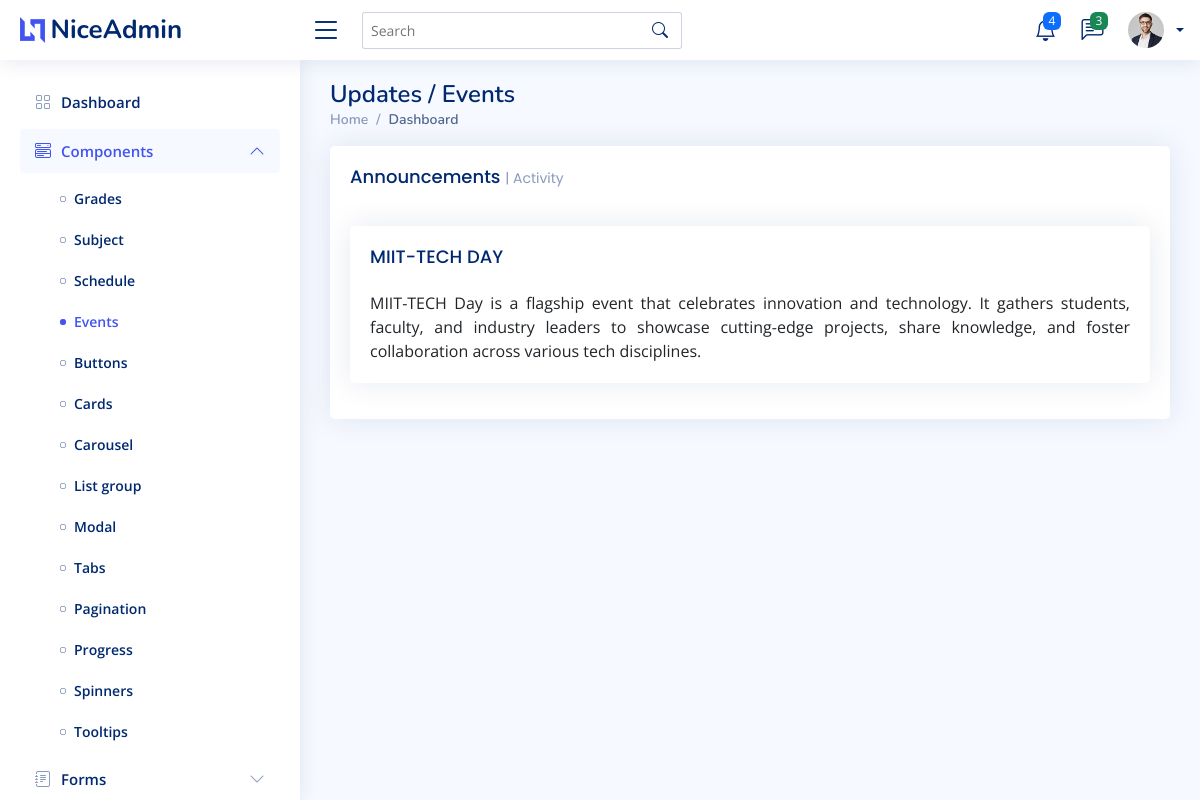
/Event.php, run on the app's committed database.
### tables this page shows
CREATE TABLE `events` (
  `id` int(11) NOT NULL,
  `date` varchar(20) NOT NULL,
  `eventTitle` varchar(50) NOT NULL,
  `eventDescription` varchar(500) NOT NULL
);

### Event.php (the view, shortened to what this page needs)
<!DOCTYPE html>
<html lang="en">
<head>
  <link href="assets/vendor/bootstrap/css/bootstrap.min.css" rel="stylesheet">
  <link href="assets/vendor/bootstrap-icons/bootstrap-icons.css" rel="stylesheet">
  <link href="assets/vendor/boxicons/css/boxicons.min.css" rel="stylesheet">
  <link href="assets/vendor/quill/quill.snow.css" rel="stylesheet">
  <link href="assets/vendor/quill/quill.bubble.css" rel="stylesheet">
  <link href="assets/vendor/remixicon/remixicon.css" rel="stylesheet">
  <link href="assets/vendor/simple-datatables/style.css" rel="stylesheet">
  <link href="assets/css/style.css" rel="stylesheet">
</head>
<body>
  <header id="header" class="header fixed-top d-flex align-items-center">
    <div class="d-flex align-items-center justify-content-between">
      <a href="index.php" class="logo d-flex align-items-center">
        <img src="assets/img/logo.png" alt="">
        <span class="d-none d-lg-block">NiceAdmin</span>
      </a>
      <i class="bi bi-list toggle-sidebar-btn"></i>
    </div>
    <div class="search-bar">
      <form class="search-form d-flex align-items-center" method="POST" action="#">
        <input type="text" name="query" placeholder="Search" title="Enter search keyword">
        <button type="submit" title="Search"><i class="bi bi-search"></i></button>
      </form>
    </div>
    <nav class="header-nav ms-auto">
      <ul class="d-flex align-items-center">
        <li class="nav-item dropdown">
          <a class="nav-link nav-icon" href="#" data-bs-toggle="dropdown">
            <i class="bi bi-bell"></i>
            <span class="badge bg-primary badge-number">4</span>
          </a>
        </li>
        <li class="nav-item dropdown">
          <a class="nav-link nav-icon" href="#" data-bs-toggle="dropdown">
            <i class="bi bi-chat-left-text"></i>
            <span class="badge bg-success badge-number">3</span>
          </a>
        </li>
        <li class="nav-item dropdown pe-3">
          <a class="nav-link nav-profile d-flex align-items-center pe-0" href="#" data-bs-toggle="dropdown">
            <img src="assets/img/profile-img.jpg" alt="Profile" class="rounded-circle">
            <span class="d-none d-md-block dropdown-toggle ps-2">
            </span>
          </a>
        </li>
      </ul>
    </nav>
  </header>
  <aside id="sidebar" class="sidebar">
    <ul class="sidebar-nav" id="sidebar-nav">
      <li class="nav-item">
        <a class="nav-link collapsed" href="index.php">
          <i class="bi bi-grid"></i>
          <span>Dashboard</span>
        </a>
      </li>
      <li class="nav-item">
        <a class="nav-link " data-bs-target="#components-nav" data-bs-toggle="collapse" href="#">
          <i class="bi bi-menu-button-wide"></i><span>Components</span><i class="bi bi-chevron-down ms-auto"></i>
        </a>
        <ul id="components-nav" class="nav-content collapse show" data-bs-parent="#sidebar-nav">
          <li>
            <a href="Grades.php">
              <i class="bi bi-circle"></i><span>Grades</span>
            </a>
          </li>
          <li>
            <a href="Subject.php">
              <i class="bi bi-circle"></i><span>Subject</span>
            </a>
          </li>
          <li>
            <a href="Schedules.php">
              <i class="bi bi-circle"></i><span>Schedule</span>
            </a>
          </li>
          <li>
            <a href="Event.php" class="active">
              <i class="bi bi-circle"></i><span>Events</span>
            </a>
          </li>
          <li>
            <a href="components-buttons.html">
              <i class="bi bi-circle"></i><span>Buttons</span>
            </a>
          </li>
          <li>
            <a href="components-cards.html">
              <i class="bi bi-circle"></i><span>Cards</span>
            </a>
          </li>
          <li>
            <a href="components-carousel.html">
              <i class="bi bi-circle"></i><span>Carousel</span>
            </a>
          </li>
          <li>
            <a href="components-list-group.html">
              <i class="bi bi-circle"></i><span>List group</span>
            </a>
          </li>
          <li>
            <a href="components-modal.html">
              <i class="bi bi-circle"></i><span>Modal</span>
            </a>
          </li>
          <li>
            <a href="components-tabs.html">
              <i class="bi bi-circle"></i><span>Tabs</span>
            </a>
          </li>
          <li>
            <a href="components-pagination.html">
              <i class="bi bi-circle"></i><span>Pagination</span>
            </a>
          </li>
          <li>
            <a href="components-progress.html">
              <i class="bi bi-circle"></i><span>Progress</span>
            </a>
          </li>
          <li>
            <a href="components-spinners.html">
              <i class="bi bi-circle"></i><span>Spinners</span>
            </a>
          </li>
          <li>
            <a href="components-tooltips.html">
              <i class="bi bi-circle"></i><span>Tooltips</span>
            </a>
          </li>
        </ul>
      </li>
      <li class="nav-item">
        <a class="nav-link collapsed" data-bs-target="#forms-nav" data-bs-toggle="collapse" href="#">
          <i class="bi bi-journal-text"></i><span>Forms</span><i class="bi bi-chevron-down ms-auto"></i>
        </a>
      </li>
    </ul>
  </aside>
  <main id="main" class="main">
    <div class="pagetitle">
      <h1>Updates <span> /</span> Events</h1>
      <nav>
        <ol class="breadcrumb">
          <li class="breadcrumb-item"><a href="index.php">Home</a></li>
          <li class="breadcrumb-item active">Dashboard</li>
        </ol>
      </nav>
    </div>
    <div class="card">
      <div class="card-body">
        <h5 class="card-title">Announcements <span>| Activity</span></h5>
        <?php
        $DATABASE_HOST = 'localhost';
        $DATABASE_USER = 'root';
        $DATABASE_PASS = '';
        $DATABASE_NAME = 'miit-portal';
        $conn = new mysqli($DATABASE_HOST, $DATABASE_USER, $DATABASE_PASS, $DATABASE_NAME);
        $sql = "SELECT id, date, eventTitle, eventDescription FROM events";
        $result = $conn->query($sql);
        $events = array();
        if ($result->num_rows > 0) {
          while ($row = $result->fetch_assoc()) {
            $events[] = $row;
          }
        } else {
          $events = array();
        }
        ?>
        <div class="activity">
          <div id="eventDisplay" class="mt-4">
            <?php if (!empty($events)) : ?>
              <?php foreach ($events as $event) : ?>
                <div class="card mb-3">
                  <div class="row g-0">
                    <div class="col-md-12">
                      <div class="card-body">
                        <h5 class="card-title">
                          <?= htmlspecialchars($event['eventTitle']) ?>
                        </h5>
                        <p class="card-text" style="width: 100%; box-sizing: border-box; padding: 0; margin: 0; text-align:justify;">
                          <?= htmlspecialchars($event['eventDescription']) ?>
                        </p>
                      </div>
                    </div>
                  </div>
                </div>
              <?php endforeach; ?>
            <?php else : ?>
              <div class="alert alert-warning" role="alert">
                No events available.
              </div>
            <?php endif; ?>
          </div>
        </div>
      </div>
    </div>
  </main>
</body>
</html>

### assets/css/style.css (style rules this page uses)
:root { scroll-behavior: smooth; }
body { font-family: "Open Sans", sans-serif; background: #f6f9ff; color: #444444; }
a { color: #4154f1; text-decoration: none; }
h1, h2, h3, h4, h5, h6 { font-family: "Nunito", sans-serif; }
#main { margin-top: 60px; padding: 20px 30px; transition: all 0.3s; }
.pagetitle { margin-bottom: 10px; }
.pagetitle h1 { font-size: 24px; margin-bottom: 0; font-weight: 600; color: #012970; }
.card { margin-bottom: 30px; border: none; border-radius: 5px; box-shadow: 0px 0 30px rgba(1, 41, 112, 0.1); }
.card-title { padding: 20px 0 15px 0; font-size: 18px; font-weight: 500; color: #012970; font-family: "Poppins", sans-serif; }
.card-title span { color: #899bbd; font-size: 14px; font-weight: 400; }
.card-body { padding: 0 20px 20px 20px; }
.breadcrumb { font-size: 14px; font-family: "Nunito", sans-serif; color: #899bbd; font-weight: 600; }
.breadcrumb a { color: #899bbd; transition: 0.3s; }
.breadcrumb .breadcrumb-item::before { color: #899bbd; }
.breadcrumb .active { color: #51678f; font-weight: 600; }
.logo { line-height: 1; }
@media (min-width: 1200px) { .logo { width: 280px; } }
.logo img { max-height: 26px; margin-right: 6px; }
.logo span { font-size: 26px; font-weight: 700; color: #012970; font-family: "Nunito", sans-serif; }
.header { transition: all 0.5s; z-index: 997; height: 60px; box-shadow: 0px 2px 20px rgba(1, 41, 112, 0.1); background-color: #fff; padding-left: 20px; }
.header .toggle-sidebar-btn { font-size: 32px; padding-left: 10px; cursor: pointer; color: #012970; }
.header .search-bar { min-width: 360px; padding: 0 20px; }
.header .search-form { width: 100%; }
.header .search-form input { border: 0; font-size: 14px; color: #012970; border: 1px solid rgba(1, 41, 112, 0.2); padding: 7px 38px 7px 8px; border-radius: 3px; transition: 0.3s; width: 100%; }
.header .search-form button { border: 0; padding: 0; margin-left: -30px; background: none; }
.header .search-form button i { color: #012970; }
.header-nav ul { list-style: none; }
.header-nav>ul { margin: 0; padding: 0; }
.header-nav .nav-icon { font-size: 22px; color: #012970; margin-right: 25px; position: relative; }
.header-nav .nav-profile { color: #012970; }
.header-nav .nav-profile img { max-height: 36px; }
.header-nav .nav-profile span { font-size: 14px; font-weight: 600; }
.header-nav .badge-number { position: absolute; inset: -2px -5px auto auto; font-weight: normal; font-size: 12px; padding: 3px 6px; }
.sidebar { position: fixed; top: 60px; left: 0; bottom: 0; width: 300px; z-index: 996; transition: all 0.3s; padding: 20px; overflow-y: auto; scrollbar-width: thin; scrollbar-color: #aab7cf transparent; box-shadow: 0px 0px 20px rgba(1, 41, 112, 0.1); background-color: #fff; }
@media (min-width: 1200px) { #main, #footer { margin-left: 300px; } }
.sidebar-nav { padding: 0; margin: 0; list-style: none; }
.sidebar-nav li { padding: 0; margin: 0; list-style: none; }
.sidebar-nav .nav-item { margin-bottom: 5px; }
.sidebar-nav .nav-link { display: flex; align-items: center; font-size: 15px; font-weight: 600; color: #4154f1; transition: 0.3; background: #f6f9ff; padding: 10px 15px; border-radius: 4px; }
.sidebar-nav .nav-link i { font-size: 16px; margin-right: 10px; color: #4154f1; }
.sidebar-nav .nav-link.collapsed { color: #012970; background: #fff; }
.sidebar-nav .nav-link.collapsed i { color: #899bbd; }
.sidebar-nav .nav-link .bi-chevron-down { margin-right: 0; transition: transform 0.2s ease-in-out; }
.sidebar-nav .nav-link:not(.collapsed) .bi-chevron-down { transform: rotate(180deg); }
.sidebar-nav .nav-content { padding: 5px 0 0 0; margin: 0; list-style: none; }
.sidebar-nav .nav-content a { display: flex; align-items: center; font-size: 14px; font-weight: 600; color: #012970; transition: 0.3; padding: 10px 0 10px 40px; transition: 0.3s; }
.sidebar-nav .nav-content a i { font-size: 6px; margin-right: 8px; line-height: 0; border-radius: 50%; }
.sidebar-nav .nav-content a:hover, .sidebar-nav .nav-content a.active { color: #4154f1; }
.sidebar-nav .nav-content a.active i { background-color: #4154f1; }

### data on the page
events: eventTitle "MIIT-TECH DAY", eventDescription "MIIT-TECH Day is a flagship event that celebrates innovation and technology. It gathers students, faculty, and industry leaders to showcase cutting-edge projects, share knowledge, and foster collaboration across various tech disciplines."
